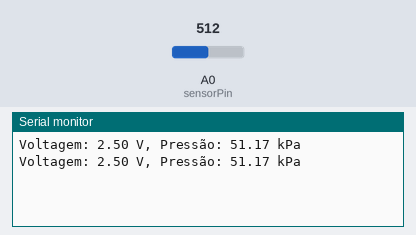
The sketch below on a simulated Arduino Uno, built with avr-gcc and run on an emulated ATmega328P. Shown: the last lines printed to the serial monitor. The test bench sets the inputs (shaded band); at power-on: A0 (sensorPin) = 512.

Above: at 1.8 s.
1.9 s: A0 (sensorPin) set to 716
At 2.4 s:
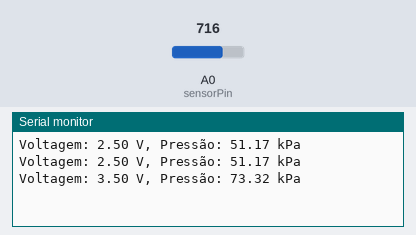
3.4 s: A0 (sensorPin) set to 900
At 4.8 s:
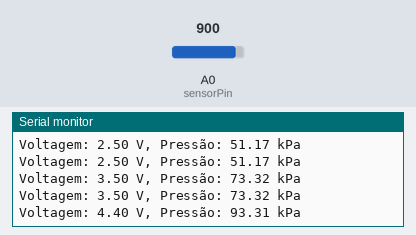
Timing chart, 0 to 6.4 s (numbered marks = the images above; inputs shaded):
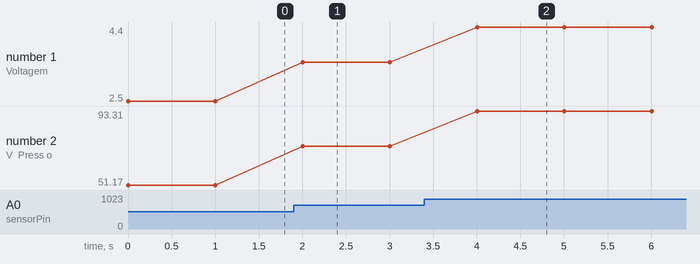

The sketch:

teste_transdutor.ino
```cpp
const int sensorPin = A0; // Pino analógico onde o sensor está conectado
float sensorValue = 0;    // Valor lido do sensor
float voltage = 0;        // Voltagem calculada a partir do valor lido
float pressure = 0;       // Pressão calculada a partir da voltagem

void setup() {
  Serial.begin(9600); // Inicializa a comunicação serial
}

void loop() {
  sensorValue = analogRead(sensorPin); // Lê o valor do sensor (0-1023)
  voltage = (sensorValue / 1023.0) * 5.0; // Converte o valor lido para voltagem (0-5V)

  // Calibração específica para o sensor MPX5100DP
  pressure = ((voltage - 0.2) / 4.5) * 100.0; // Fórmula para converter voltagem em pressão

  Serial.print("Voltagem: ");
  Serial.print(voltage);
  Serial.print(" V, Pressão: ");
  Serial.print(pressure);
  Serial.println(" kPa");

  delay(1000); // Espera 1 segundo antes de ler novamente
}
```

Measured:
- after the input at 1.9 s, the serial monitor: prints a new line after 0.10 s (image 1)
- after the input at 3.4 s, the serial monitor: prints a new line after 0.61 s (image 2)
- plotted number 1: 2.5 → 3.5 after the input at 1.9 s, 3.5 → 4.4 after the input at 3.4 s
- plotted number 2: 51.17 → 73.32 after the input at 1.9 s, 73.32 → 93.31 after the input at 3.4 s
